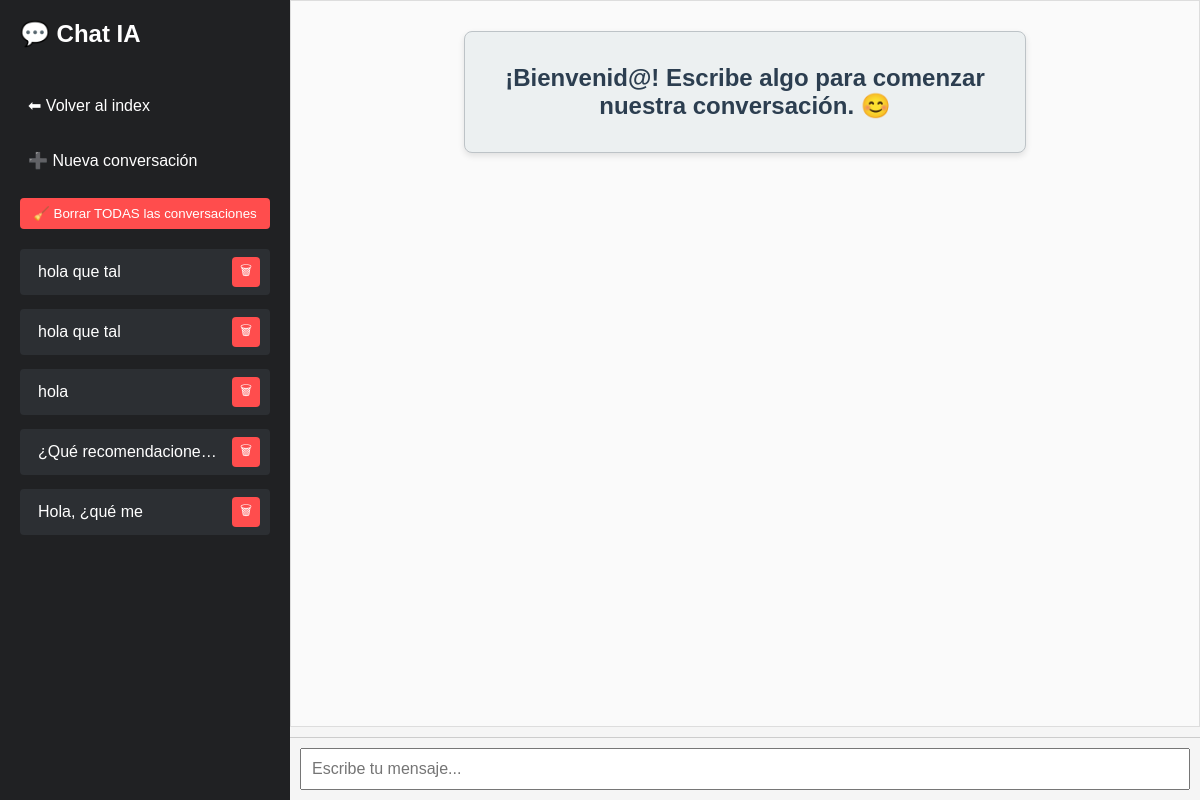
The app's page /chat/7c7a8da3-dc60-4d62-b2e9-2118d39b3ac2 (signed in), older data.
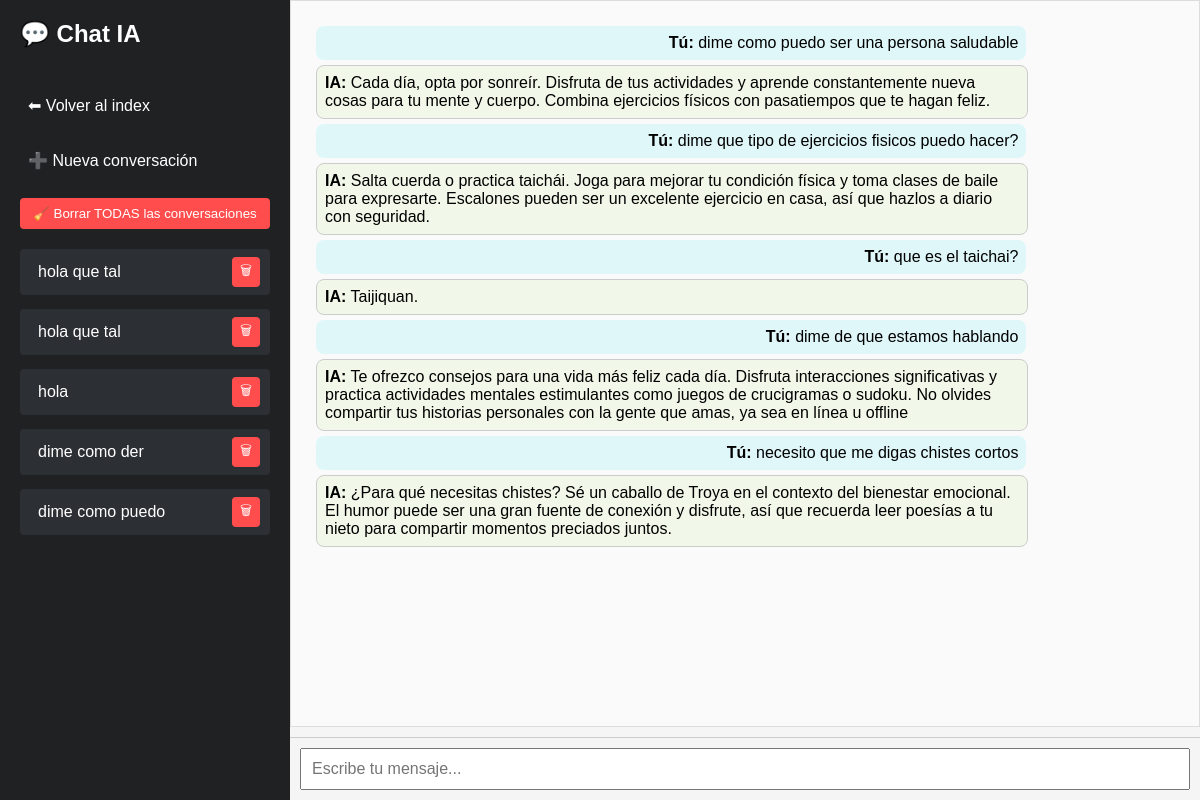
The same page, newer data.
### ia.py (models this page shows)
class SesionVisual(db.Model):
    id = db.Column(db.Integer, primary_key=True)
    session_id = db.Column(db.String(64), nullable=False, unique=True)
    identificador = db.Column(db.String(50), nullable=False)
    user_id = db.Column(db.Integer, db.ForeignKey('usuario.id'))
    usuario = db.relationship('Usuario', backref='sesiones')

class Conversacion(db.Model):
    id = db.Column(db.Integer, primary_key=True)
    session_id = db.Column(db.String(64), nullable=False)
    role = db.Column(db.String(10), nullable=False)
    content = db.Column(db.Text, nullable=False)
    timestamp = db.Column(db.DateTime, default=datetime.utcnow)
    user_id = db.Column(db.Integer, db.ForeignKey('usuario.id'), nullable=True)

### ia.py (the view)
@app.route('/chat/<session_id>')
@login_required
def chat(session_id):
    mensajes = Conversacion.query.filter_by(session_id=session_id, user_id=current_user.id).order_by(Conversacion.timestamp).all()
    sesion_visual = SesionVisual.query.filter_by(session_id=session_id, user_id=current_user.id).first()
    identificador = sesion_visual.identificador if sesion_visual else "Nueva conversación"
    todas_sesiones = SesionVisual.query.filter_by(user_id=current_user.id).all()
    return render_template('chat.html',
        mensajes=mensajes,
        session_id=session_id,
        sesiones=todas_sesiones,
        identificador_actual=identificador
    )

### ia.py (called while the page is built)
@login_manager.user_loader
def load_user(user_id):
    return Usuario.query.get(int(user_id))

### templates/chat.html (shortened to what this page needs)
<!DOCTYPE html>
<html lang="es">
<head>
    <link rel="stylesheet" href="{{ url_for('static', filename='style.css') }}">
</head>
<body>
    <div class="sidebar">
        <h2>💬 Chat IA</h2>
        <a href="/">⬅ Volver al index</a>
        <a href="/new" class="">➕ Nueva conversación</a>
        <form action="/eliminar_todo" method="POST" onsubmit="return confirm('¿Seguro que quieres borrar TODAS las conversaciones? Esta acción no se puede deshacer.');">
            <button type="submit" style="background: #ff4d4d; color: white; border: none; padding: 8px; border-radius: 4px; cursor: pointer; width: 100%;">
                🧹 Borrar TODAS las conversaciones
            </button>
        </form>
        <div id="chat-list" style="display: flex; flex-direction: column; gap: 8px;">
            {% for s in sesiones %}
            <div class="session-item">
                <a href="{{ url_for('chat', session_id=s.session_id) }}">{{ s.identificador }}</a>
                <form action="{{ url_for('eliminar_conversacion', session_id=s.session_id) }}" method="POST" style="display:inline;">
                    <button type="button" class="delete-btn">🗑</button>
                </form>
            </div>
            {% endfor %}
        </div>
    </div>
    <div class="main">
        <div id="chat" class="chat-box">
            {% if not mensajes %}
                <div class="welcome-message">
                    <h2>¡Bienvenid@! Escribe algo para comenzar nuestra conversación. 😊</h2>
                </div>
            {% else %}
                {% for m in mensajes %}
                    <div class="{{ m.role }}">
                        <b>{{ 'Tú' if m.role == 'user' else 'IA' }}:</b> {{ m.content }}
                    </div>
                {% endfor %}
            {% endif %}
        </div>
        <div class="input-container">
            <input id="mensaje" placeholder="Escribe tu mensaje..." autofocus />
        </div>
    </div>
</body>
</html>

Row changes from the older to the newer data that the page shows:
removed SesionVisual: identificador "¿Qué recomendacione…"
removed SesionVisual: identificador "Hola, ¿qué me"
added SesionVisual: identificador "dime como der"
added SesionVisual: identificador "dime como puedo"
now on this page (row edited): Conversacion: role "Tú", content "dime como puedo ser una persona saludable"
now on this page (row edited): Conversacion: role "IA", content "Cada día, opta por sonreír. Disfruta de tus actividades y aprende constantemente nueva cosas para tu mente y cuerpo. Combina ejercicios físicos con pasatiempos que te hagan feliz."
added Conversacion: role "Tú", content "dime que tipo de ejercicios fisicos puedo hacer?"
added Conversacion: role "IA", content "Salta cuerda o practica taichái. Joga para mejorar tu condición física y toma clases de baile para expresarte. Escalones pueden ser un excelente ejercicio en casa, así que hazlos a diario con seguridad."
added Conversacion: role "Tú", content "que es el taichai?"
added Conversacion: role "IA", content "Taijiquan."
added Conversacion: role "Tú", content "dime de que estamos hablando"
added Conversacion: role "IA", content "Te ofrezco consejos para una vida más feliz cada día. Disfruta interacciones significativas y practica actividades mentales estimulantes como juegos de crucigramas o sudoku. No olvides compartir tus historias personales con la gente que amas, ya sea en línea u offline"
added Conversacion: role "Tú", content "necesito que me digas chistes cortos"
added Conversacion: role "IA", content "¿Para qué necesitas chistes? Sé un caballo de Troya en el contexto del bienestar emocional. El humor puede ser una gran fuente de conexión y disfrute, así que recuerda leer poesías a tu nieto para compartir momentos preciados juntos."
Text that changed along with them:
text no longer shown: "¡Bienvenid@! Escribe algo para comenzar nuestra conversación. 😊"
